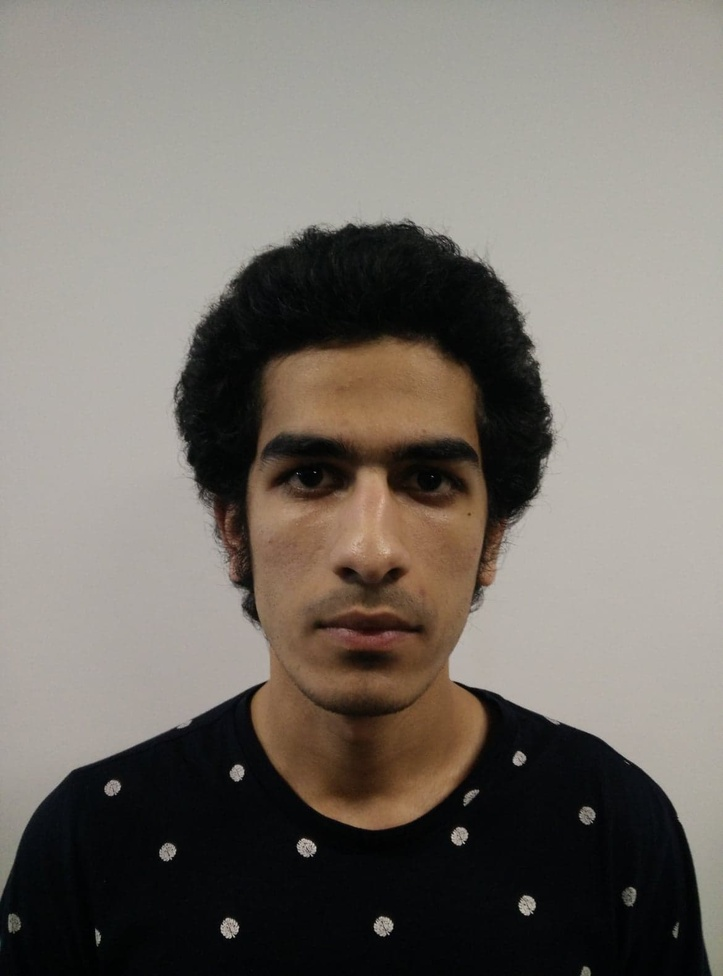
#> input picture MALACBE/MALACBE/perfect.jpeg, 723 x 976 px, shrunk from 1170 x 1578 before the run
$ python shadowOrNoise.py
#> lines starting #> are read from the running program, lines starting #| are printed output that depends on the picture
### MALACBE/MALACBE/violaJones.py
import numpy as np
import cv2

def ViolaJonesFD(greyImage):
    #loading classifiers
    face_cascade = cv2.CascadeClassifier('haarcascade_frontalface_default.xml')
    eye_cascade = cv2.CascadeClassifier('haarcascade_eye.xml')
    #viola jones algorithm
    faces = face_cascade.detectMultiScale(greyImage, 1.3, 5)
    for (x, y, w, h) in faces:
        # [7 lines of commented-out code are left out]
        newIm = greyImage[y:y+w+10,x-5:x+w+5]
    return (newIm,x,y,w,h)

### MALACBE/MALACBE/faceDetection1.py
import cv2
import numpy as np
from violaJones import ViolaJonesFD

"""A function that check the criteria that the lenght between the crown of head and chin are between 31 and 36mm
    as well as ensures that both edges are visible
"""
# [60 lines left out: function faceDetection1, not called in this run]

"""Function that compute edge detection using Canny. it takes in a grayscale image,
    a kernel size and a sigma for blurring and 2 threshold
"""
def cannyEdgeDetection(grayImage,kernel,sigma,tLow,tHigh):
    # blur the image with sigma 1.5 and 7x7 kernel
    blurredImage = cv2.GaussianBlur(grayImage,kernel, sigma)
    # run canny on the images
    binaryImage = cv2.Canny(blurredImage, tLow, tHigh)

    return binaryImage

### MALACBE/MALACBE/shadowOrNoise.py
import cv2
import numpy as np
from violaJones import ViolaJonesFD
from faceDetection1 import cannyEdgeDetection

"""A function that checks the criteria that photos with shadows on the face or background are unacceptable """
def shadowOrNoise(greyImage):

    #our flag for the criteria
    noise = False

    #run VJ to get the region of the face
    (newImage,x,y,w,h) = ViolaJonesFD(greyImage)

    #get the 3 regions representing the background, the values are to remove the hair from the background
    backgroundRegion1 = greyImage[0:y+h,0:x-50]
    backgroundRegion2 = greyImage[0:y-250,x:x+w]
    backgroundRegion3 = greyImage[0:y+h,x+w+50:]

    #run edge detection to see if we get any edges in the background
    edgesBackground1 = cannyEdgeDetection(backgroundRegion1,(3,3),0.5,20,60)
    edgesBackground2 = cannyEdgeDetection(backgroundRegion2,(3,3),0.5,20,60)
    edgesBackground3 = cannyEdgeDetection(backgroundRegion3,(3,3),0.5,20,60)

    #sum all the intensities of regions
    cumEdgesBackground1 = np.sum(edgesBackground1)
    cumEdgesBackground2 = np.sum(edgesBackground2)
    cumEdgesBackground3 = np.sum(edgesBackground3)

    #if we detect a single white pixel, then its not a valid background image
    if(cumEdgesBackground1 > 0 or cumEdgesBackground2 > 0 or cumEdgesBackground3 > 0):
        noise = True

    #check if we meet the criteria
    if noise:
        return False
    else:
        return True

#read image and convert to gray
image = cv2.imread('./perfect.jpeg')
#> image is the input picture: shape (976, 723, 3); mean B, G, R 105.8, 112.7, 118.6
image = cv2.cvtColor(image,cv2.COLOR_BGR2GRAY)
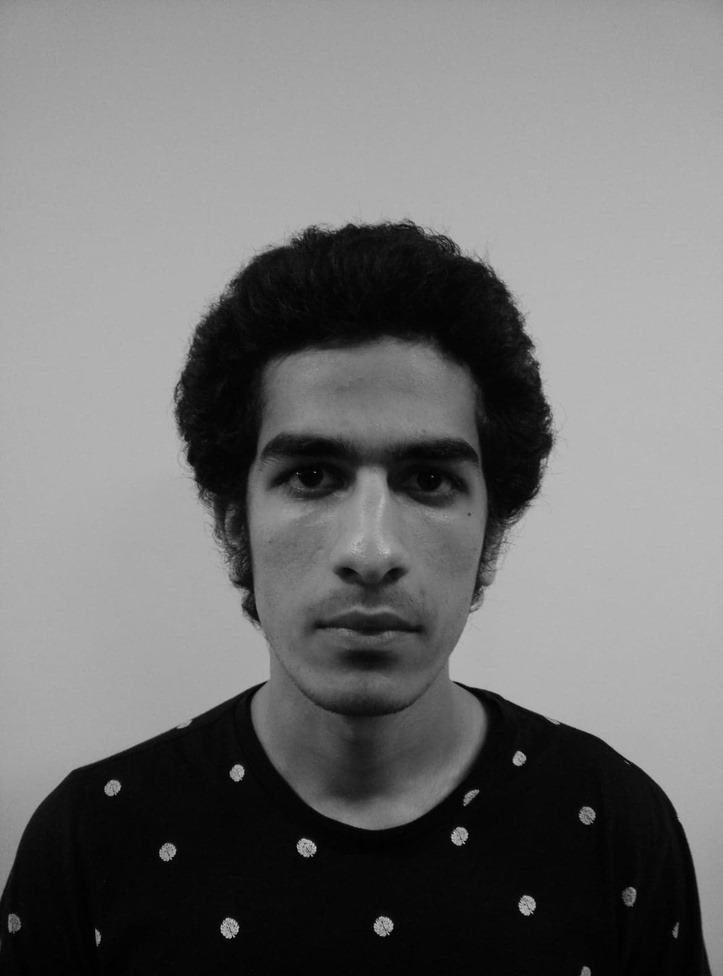
#> image: shape (976, 723); min 0, max 206, mean 113.7
print(shadowOrNoise(image))
#> in ViolaJonesFD, `faces = face_cascade.detectMultiScale(greyImage, 1.3, 5)`: faces = [[187, 333, 366, 366]]
#> the loop in ViolaJonesFD, `for (x, y, w, h) in faces:` made 1 pass
#> pass 1, in ViolaJonesFD, `newIm = greyImage[y:y+w+10,x-5:x+w+5]`:
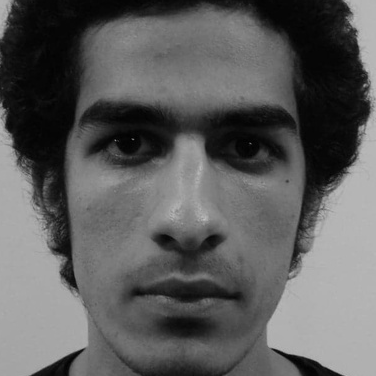
#> newIm: shape (376, 376); min 0, max 194, mean 92.8
#> in shadowOrNoise, `(newImage,x,y,w,h) = ViolaJonesFD(greyImage)`: x = 187; y = 333; w = 366
#> in shadowOrNoise, `backgroundRegion1 = greyImage[0:y+h,0:x-50]`:
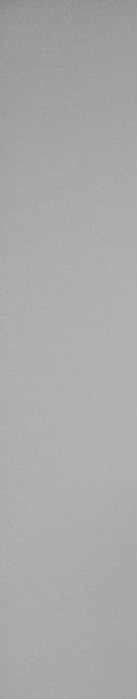
#> backgroundRegion1: shape (699, 137); min 137, max 182, mean 169.4
#> in shadowOrNoise, `backgroundRegion2 = greyImage[0:y-250,x:x+w]`:
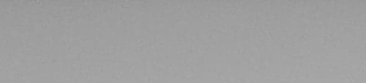
#> backgroundRegion2: shape (83, 366); min 143, max 170, mean 159.7
#> in shadowOrNoise, `backgroundRegion3 = greyImage[0:y+h,x+w+50:]`:
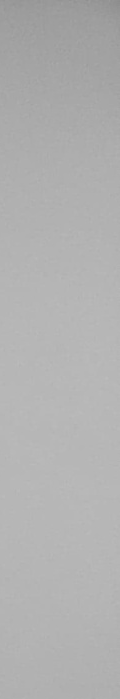
#> backgroundRegion3: shape (699, 120); min 140, max 188, mean 176.5
#> in cannyEdgeDetection, `binaryImage = cv2.Canny(blurredImage, tLow, tHigh)`: binaryImage: shape (699, 137); every value is 0
#> in cannyEdgeDetection (call 2), `binaryImage = cv2.Canny(blurredImage, tLow, tHigh)`: binaryImage: shape (83, 366); every value is 0
#> in cannyEdgeDetection (call 3), `binaryImage = cv2.Canny(blurredImage, tLow, tHigh)`: binaryImage: shape (699, 120); every value is 0
#> in shadowOrNoise, `cumEdgesBackground1 = np.sum(edgesBackground1)`: cumEdgesBackground1 = 0
#| True
